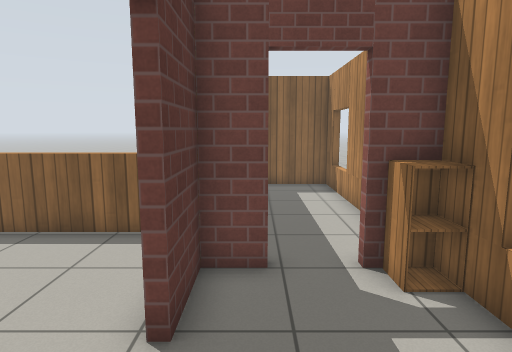
View 1 (above)

23 first-person views from a walk through a Gazebo world. The camera is 1.3 m above the floor, tilts 8° down and sees 75° across. The floor is counted in squares, 0.5 m on a side. Each view is taken from the middle of a square. On the plan, view 1 faces up. The plan holds only what a view shows up to about 20 squares ahead; the rest is blank. Simple patterns stand in for the simulator's built-in surfaces.

View 2
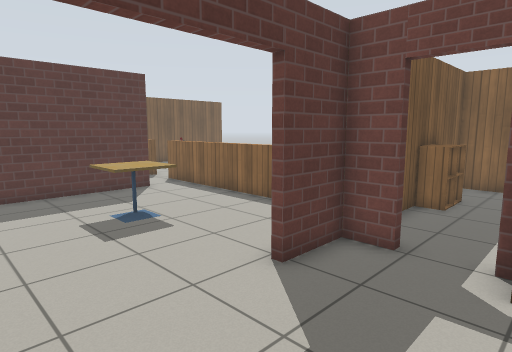

View 3
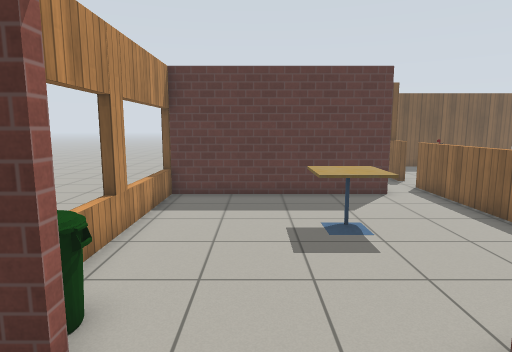

View 4
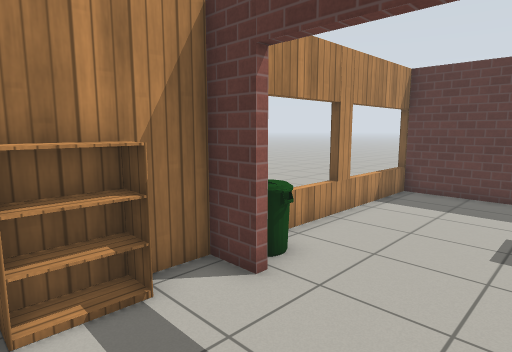

View 5
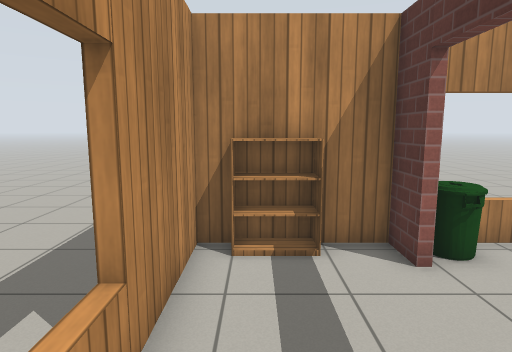

View 6
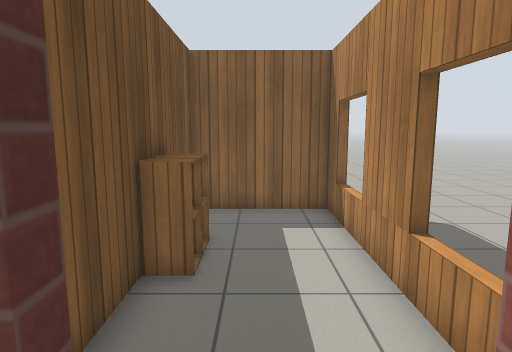

View 7
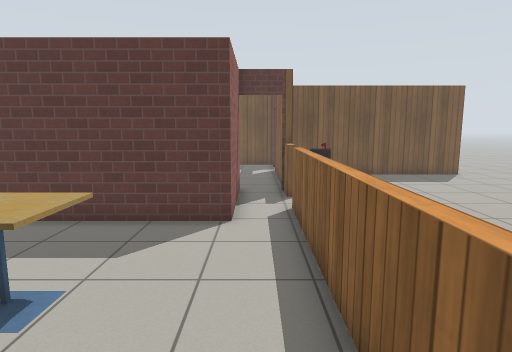

View 8
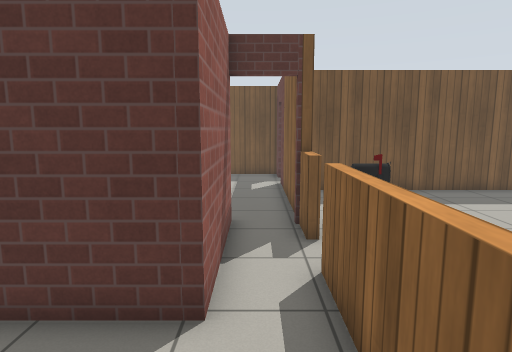

View 9
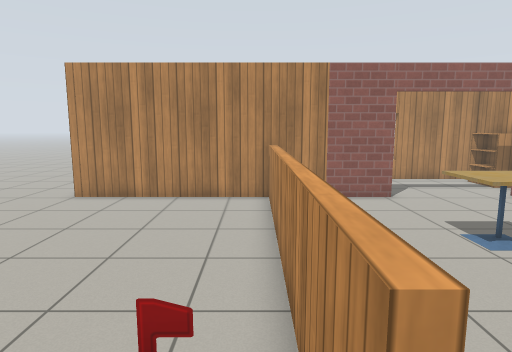

View 10
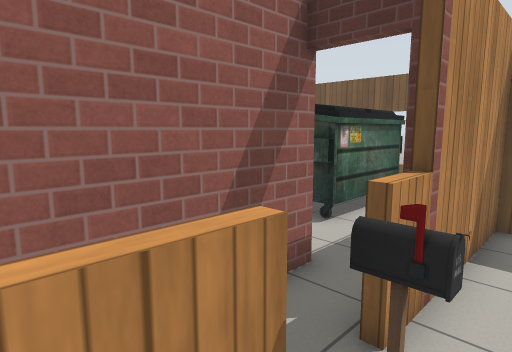

View 11
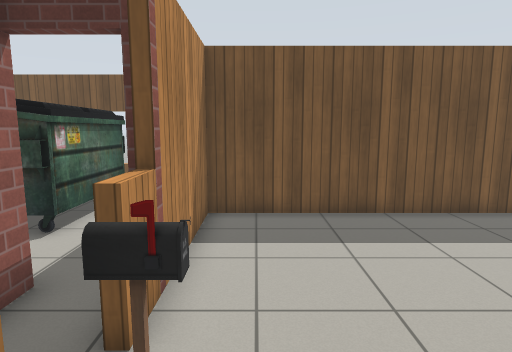

View 12
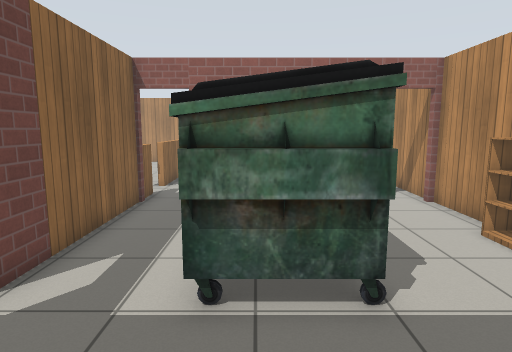

View 13
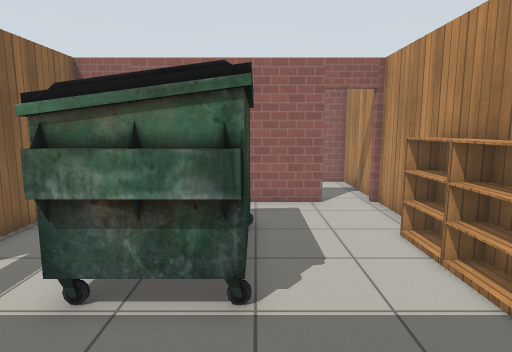

View 14
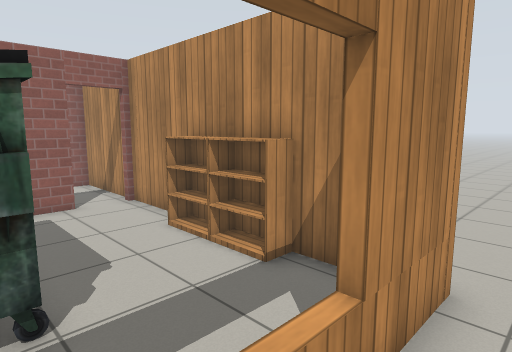

View 15
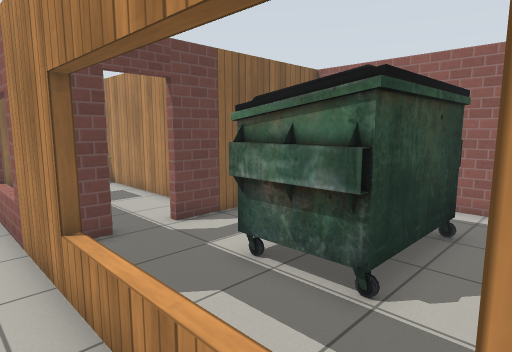

View 16
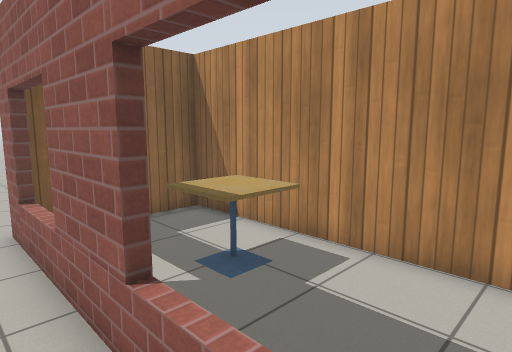

View 17
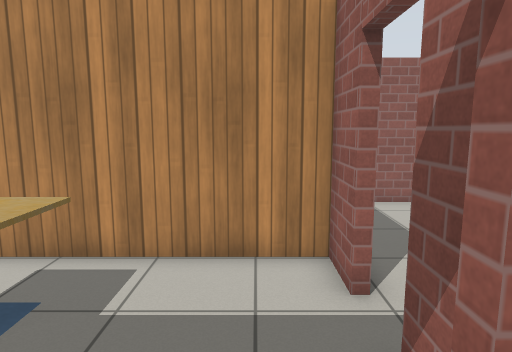

View 18
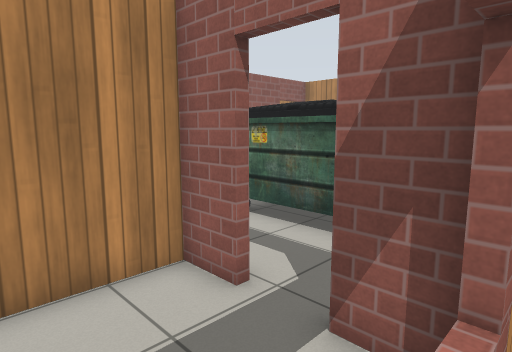

View 19
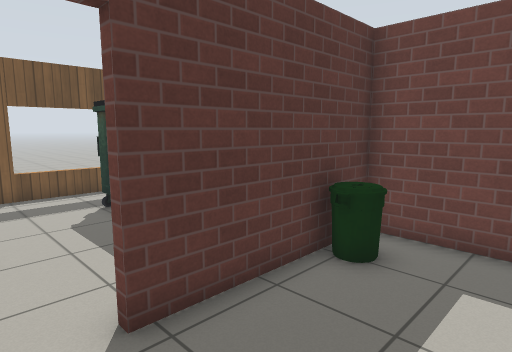

View 20
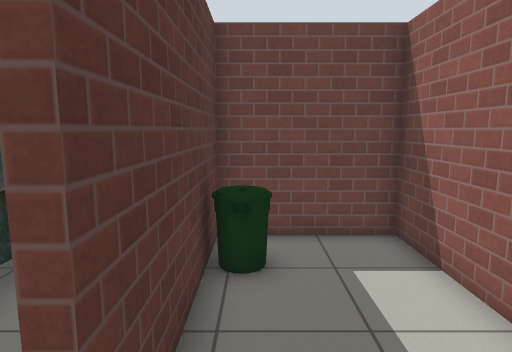

View 21
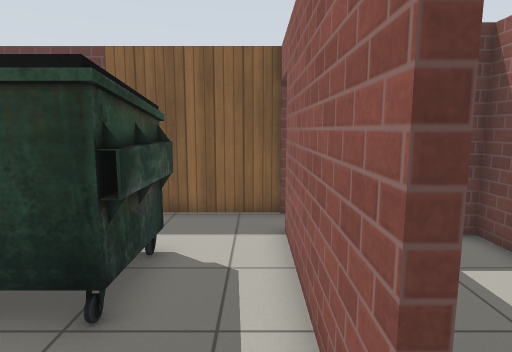

View 22
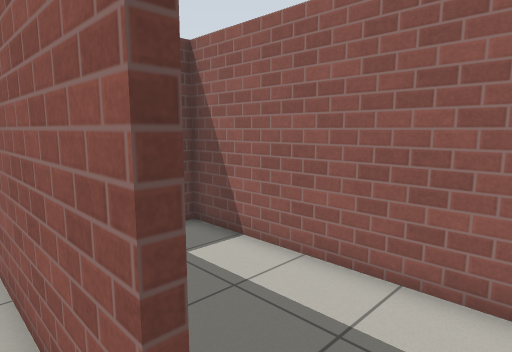

View 23
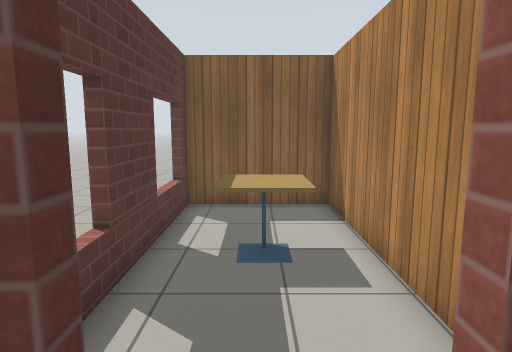

### Floor plan
Points are (right, up) in squares from view 1. A wall is a line through its corners. A room is listed if a view was taken in it or the views show most of it. See-through windows are left out.
Room 1 (views 1, 2, 3, 4, 5, 6)
walls: (3.3, 1.7) (3.8, 1.7); (-1, -1) (-1, -2.4) (3.4, -2.4) (3.4, 4.5); (0.3, 6) (-1, 6) (-1, 3.7); (2.5, 6) (2, 6)
ways out: open door at (-1, 1) to room 2; open door at (1.5, 6) to room 6
objects: bookshelf (1, -2) to (2, -2); cabinet (3, 5) to (3, 6)
Room 2 (views 7, 8)
walls: (-1.3, 3.7) (-1.3, 8.1); (-11.4, -2.4) (-2, -2.4); (-14.6, 8.2) (-16.1, 8.2); (-16.2, 6.3) (-11.2, 6.3) (-11.2, -2.7); (-15.9, 8.6) (-15.9, 8)
low walls: (-2.9, 8.2) (-12.9, 8.2); (-14.6, 8.5) (-14.6, 8.2)
ways out: open door at (-1, 1) to room 1; opening at (-14, 8) to room 3
objects: cafe table (-7, 3) to (-6, 4); bin (-2, -2) to (-2, -1)
Room 3 (views 9, 10, 11, 12, 13, 14, 15, 16, 17, 18)
walls: (-21.1, 18.8) (-21.1, 8.5) (-14.6, 8.5); (-1.3, 12.4) (-1.3, 16); (-1.3, 8.1) (-1.3, 10.5); (-26.3, 12.2) (-26.8, 12.2); (-26.3, 17.5) (-26.8, 17.5); (-26.8, 8.9) (-26.3, 8.9); (-26.3, 5.5) (-26.8, 5.5); (-26.8, 0.2) (-26.3, 0.2); (-26.6, -2.8) (-26.6, 18.7)
low walls: (-12.9, 8.5) (-1.2, 8.5)
ways out: opening at (-14, 8) to room 2; open door at (-16, 7.5) to room 5; opening at (-26, -4)
objects: postbox (-13, 9)
Room 4 (views 19, 20)
walls: (-15.6, -2.4) (-11.5, -2.4) (-11.5, 6) (-15.9, 6) (-15.9, -0.4)
ways out: open door at (-16, -1.5) to room 5
objects: bin (-15, 4)
Room 5 (views 21, 22, 23)
walls: (-24.7, 8.2) (-26.3, 8.2) (-26.3, -0.3); (-16.1, 8.2) (-23.1, 8.2); (-16.2, -0.5) (-16.2, 6.3); (-18.4, -2.4) (-16.2, -2.4); (-24.9, -2.4) (-23.7, -2.4)
ways out: open door at (-16, 7.5) to room 3; open door at (-16, -1.5) to room 4; open door at (-23.5, 8) to room 7; opening at (-23, -0.5) to room 8; opening at (-19.5, -0.5) to room 8
objects: dumpster (-24, 2) to (-19, 5)
Room 6 (no view inside)
walls: (-1, 10.5) (-1, 8.4); (3.8, 10) (3.3, 10); (3.4, 7.9) (3.4, 15.7) (-1, 15.7) (-1, 12.4); (3.8, 14.6) (3.3, 14.6)
ways out: open door at (1.5, 6) to room 1
objects: cabinet (-1, 11) to (0, 11); cabinet (-1, 12) to (0, 12)
Room 7 (no view inside)
walls: (-23.1, 8.5) (-21.4, 8.5) (-21.4, 18.4) (-26.3, 18.4) (-26.3, 11.1); (-26.4, 8.5) (-24.8, 8.5)
ways out: open door at (-23.5, 8) to room 5
objects: cafe table (-24, 13) to (-23, 14)
Room 8 (no view inside)
walls: (-19.4, -2.4) (-18.4, -2.4)
ways out: opening at (-23, -0.5) to room 5; opening at (-19.5, -0.5) to room 5
objects: bookshelf (-23, -2) to (-22, -2); bookshelf (-21, -2) to (-20, -2)

Positions as (right, up) in squares from view 1, and headings:
1: (0, 0), facing up
2: (3, -1), facing up-left
3: (2, 1), facing left
4: (3, 3), facing down-left
5: (2, 5), facing down
6: (1, 5), facing up
7: (-2, 7), facing left
8: (-7, 7), facing left
9: (-14, 9), facing right
10: (-11, 10), facing down-left
11: (-11, 10), facing left
12: (-28, 4), facing right
13: (-28, 2), facing right
14: (-28, 3), facing down-right
15: (-28, 0), facing up-right
16: (-28, 9), facing up-right
17: (-28, 10), facing right
18: (-27, 12), facing down-right
19: (-12, -2), facing up-left
20: (-15, -2), facing up
21: (-17, -2), facing up
22: (-17, -2), facing up-right
23: (-24, 7), facing up
